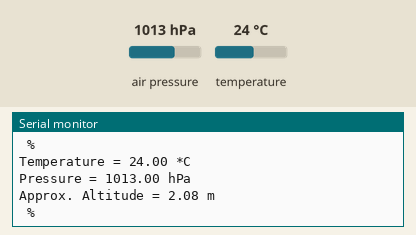
This sketch was run on a simulated Arduino Uno, built with avr-gcc and run on an emulated ATmega328P. On the bench: the last lines printed to the serial monitor. The test bench sets the inputs (shaded band); at power-on: air pressure 1013 hPa, temperature 24 °C.

Above: at 1.2 s.
1.3 s: air pressure set to 952 hPa
At 2.6 s:
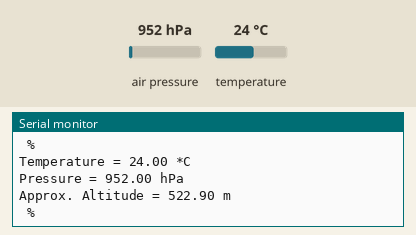
2.8 s: temperature set to 12 °C
4.3 s: air pressure set to 975 hPa
At 5.7 s:
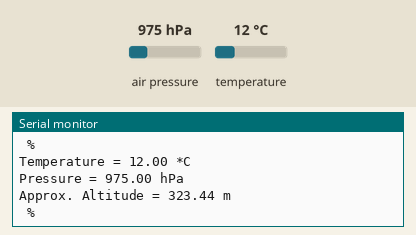
Timing chart, 0 to 7.3 s (numbered marks = the images above; inputs shaded):
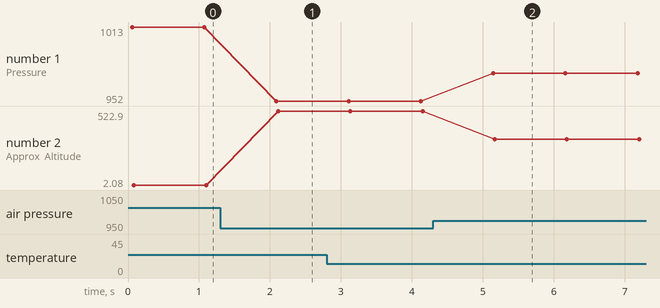

Measured:
- after the input at 1.3 s, the serial monitor: prints a new line after 0.79 s (image 1)
- after the input at 4.3 s, the serial monitor: prints a new line after 0.85 s (image 2)
- plotted number 1: 1013 → 952 after the input at 1.3 s, 952 → 975 after the input at 4.3 s
- plotted number 2: 2.08 → 522.9 after the input at 1.3 s, 522.9 → 323.44 after the input at 4.3 s

The sketch:

bmp280.ino
```cpp
#include <Wire.h>
#include <Adafruit_Sensor.h>
#include <Adafruit_BMP280.h>

#define SEALEVELPRESSURE_HPA (1013.25)

Adafruit_BMP280 bme;

void printValues() {
  Serial.print("Temperature = ");
  Serial.print(bme.readTemperature());
  Serial.println(" *C");

  // Convert temperature to Fahrenheit
  /*Serial.print("Temperature = ");
  Serial.print(1.8 * bme.readTemperature() + 32);
  Serial.println(" *F");*/

  Serial.print("Pressure = ");
  Serial.print(bme.readPressure() / 100.0F);
  Serial.println(" hPa");

  Serial.print("Approx. Altitude = ");
  Serial.print(bme.readAltitude(SEALEVELPRESSURE_HPA));
  Serial.println(" m");


//  Serial.print("Humidity = ");
//  Serial.print(bme.readHumidity());
  Serial.println(" %");

  Serial.println();
}

void setup() {
  // put your setup code here, to run once:

  Serial.begin(9600);
  Serial.setTimeout(2000);

  while (!Serial) {}

  bool status = bme.begin(0x76);
  if (!status) {
    Serial.println("Could not find a valid BME280 sensor, check wiring!");
    while (1);
  }

  Serial.println("Device started");
  Serial.println("==============");
}

void loop() {
  // put your main code here, to run repeatedly:
  printValues();
  delay(1000);
}
```
